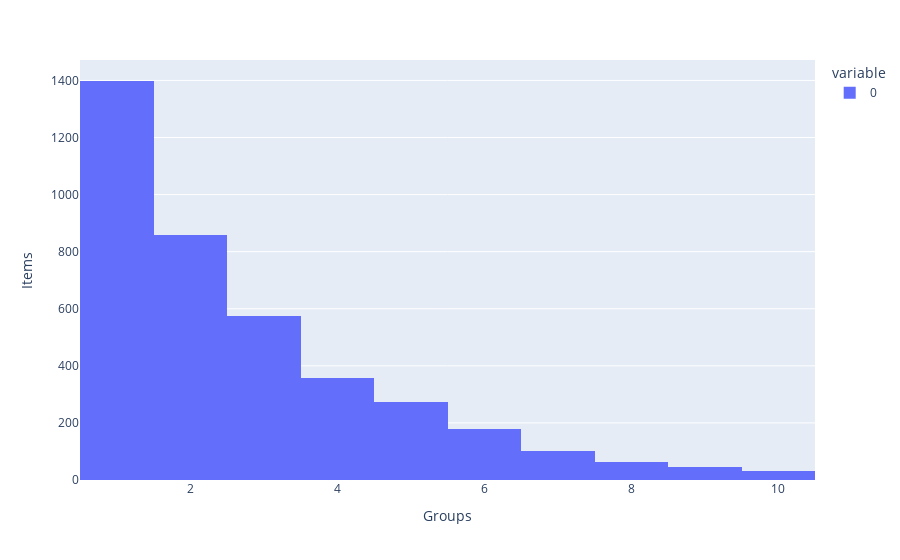

This figure's notebook cell:
### Code cell
fig = px.histogram(list(dataset["item_groups"].values()))
fig.update_layout(
    xaxis_title = "Groups",
    yaxis_title = "Items",
)
fig.show()

### Figure 1 — Plotly figure (JSON) as saved in the notebook; plotly's stock layout.template omitted (floating-point values rounded to 4 significant figures; data arrays with more than 128 entries replaced by an {"elided": "..."} marker saying what was removed)
{"data": [{"alignmentgroup": "True", "bingroup": "x", "hovertemplate": "variable=0<br>value=%{x}<br>count=%{y}<extra></extra>", "legendgroup": "0", "marker": {"color": "#636efa"}, "name": "0", "offsetgroup": "0", "orientation": "v", "showlegend": true, "type": "histogram", "x": {"elided": "3883 int values"}, "xaxis": "x", "yaxis": "y"}], "layout": {"barmode": "relative", "legend": {"title": {"text": "variable"}, "tracegroupgap": 0}, "margin": {"t": 60}, "xaxis": {"anchor": "y", "domain": [0, 1], "title": {"text": "Groups"}}, "yaxis": {"anchor": "x", "domain": [0, 1], "title": {"text": "Items"}}}}
